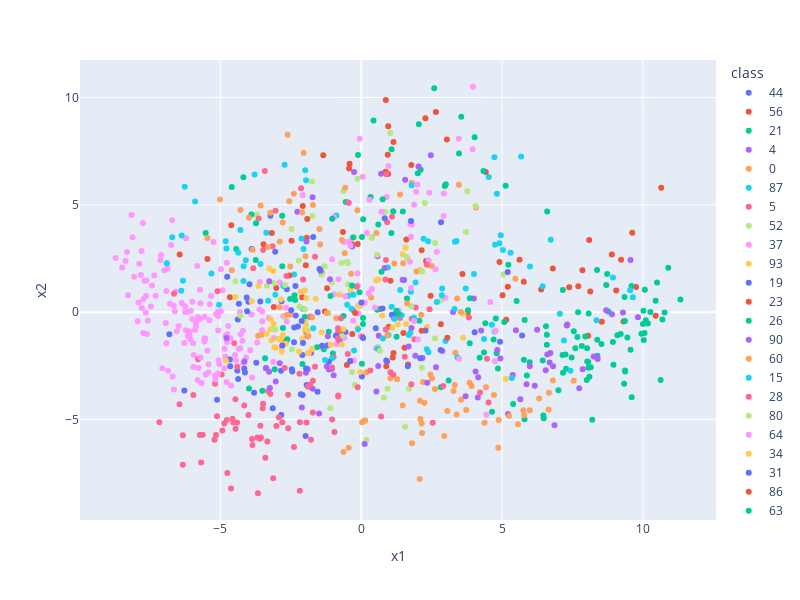

Notebook cell for this chart:
### Markdown cell above
Теперь посмотрим, какие объекты попали в какой кластер:

### Code cell
import plotly.express as px

fig = px.scatter( emb_2d, x='x1', y='x2', color='class',
                  hover_name="short_name", width=800, height=600)

fig.show()
